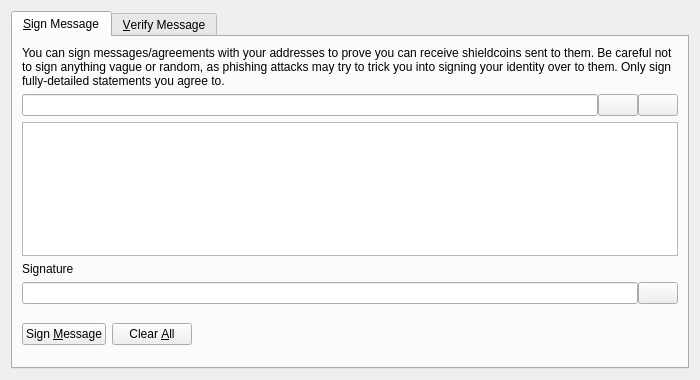
<?xml version="1.0" encoding="UTF-8"?>
<ui version="4.0">
 <class>SignVerifyMessageDialog</class>
 <widget class="QDialog" name="SignVerifyMessageDialog">
  <property name="geometry">
   <rect>
    <x>0</x>
    <y>0</y>
    <width>700</width>
    <height>380</height>
   </rect>
  </property>
  <property name="windowTitle">
   <string>Signatures - Sign / Verify a Message</string>
  </property>
  <property name="modal">
   <bool>true</bool>
  </property>
  <layout class="QVBoxLayout" name="verticalLayout">
   <item>
    <widget class="QTabWidget" name="tabWidget">
     <property name="currentIndex">
      <number>0</number>
     </property>
     <widget class="QWidget" name="tabSignMessage">
      <attribute name="title">
       <string>&amp;Sign Message</string>
      </attribute>
      <layout class="QVBoxLayout" name="verticalLayout_SM">
       <item>
        <widget class="QLabel" name="infoLabel_SM">
         <property name="text">
          <string>You can sign messages/agreements with your addresses to prove you can receive shieldcoins sent to them. Be careful not to sign anything vague or random, as phishing attacks may try to trick you into signing your identity over to them. Only sign fully-detailed statements you agree to.</string>
         </property>
         <property name="textFormat">
          <enum>Qt::PlainText</enum>
         </property>
         <property name="wordWrap">
          <bool>true</bool>
         </property>
        </widget>
       </item>
       <item>
        <layout class="QHBoxLayout" name="horizontalLayout_1_SM">
         <property name="spacing">
          <number>0</number>
         </property>
         <item>
          <widget class="QValidatedLineEdit" name="addressIn_SM">
           <property name="toolTip">
            <string>The Shieldcoin address to sign the message with</string>
           </property>
          </widget>
         </item>
         <item>
          <widget class="QPushButton" name="addressBookButton_SM">
           <property name="toolTip">
            <string>Choose previously used address</string>
           </property>
           <property name="text">
            <string/>
           </property>
           <property name="icon">
            <iconset resource="../bitcoin.qrc">
             <normaloff>:/icons/address-book</normaloff>:/icons/address-book</iconset>
           </property>
           <property name="shortcut">
            <string>Alt+A</string>
           </property>
           <property name="autoDefault">
            <bool>false</bool>
           </property>
          </widget>
         </item>
         <item>
          <widget class="QPushButton" name="pasteButton_SM">
           <property name="toolTip">
            <string>Paste address from clipboard</string>
           </property>
           <property name="text">
            <string/>
           </property>
           <property name="icon">
            <iconset resource="../bitcoin.qrc">
             <normaloff>:/icons/editpaste</normaloff>:/icons/editpaste</iconset>
           </property>
           <property name="shortcut">
            <string>Alt+P</string>
           </property>
           <property name="autoDefault">
            <bool>false</bool>
           </property>
          </widget>
         </item>
        </layout>
       </item>
       <item>
        <widget class="QPlainTextEdit" name="messageIn_SM">
         <property name="toolTip">
          <string>Enter the message you want to sign here</string>
         </property>
        </widget>
       </item>
       <item>
        <widget class="QLabel" name="signatureLabel_SM">
         <property name="text">
          <string>Signature</string>
         </property>
         <property name="textFormat">
          <enum>Qt::PlainText</enum>
         </property>
        </widget>
       </item>
       <item>
        <layout class="QHBoxLayout" name="horizontalLayout_2_SM">
         <property name="spacing">
          <number>0</number>
         </property>
         <item>
          <widget class="QLineEdit" name="signatureOut_SM">
           <property name="font">
            <font>
             <italic>true</italic>
            </font>
           </property>
           <property name="readOnly">
            <bool>true</bool>
           </property>
          </widget>
         </item>
         <item>
          <widget class="QPushButton" name="copySignatureButton_SM">
           <property name="toolTip">
            <string>Copy the current signature to the system clipboard</string>
           </property>
           <property name="text">
            <string/>
           </property>
           <property name="icon">
            <iconset resource="../bitcoin.qrc">
             <normaloff>:/icons/editcopy</normaloff>:/icons/editcopy</iconset>
           </property>
           <property name="autoDefault">
            <bool>false</bool>
           </property>
          </widget>
         </item>
        </layout>
       </item>
       <item>
        <layout class="QHBoxLayout" name="horizontalLayout_3_SM">
         <item>
          <widget class="QPushButton" name="signMessageButton_SM">
           <property name="toolTip">
            <string>Sign the message to prove you own this Shieldcoin address</string>
           </property>
           <property name="text">
            <string>Sign &amp;Message</string>
           </property>
           <property name="icon">
            <iconset resource="../bitcoin.qrc">
             <normaloff>:/icons/edit</normaloff>:/icons/edit</iconset>
           </property>
           <property name="autoDefault">
            <bool>false</bool>
           </property>
          </widget>
         </item>
         <item>
          <widget class="QPushButton" name="clearButton_SM">
           <property name="toolTip">
            <string>Reset all sign message fields</string>
           </property>
           <property name="text">
            <string>Clear &amp;All</string>
           </property>
           <property name="icon">
            <iconset resource="../bitcoin.qrc">
             <normaloff>:/icons/remove</normaloff>:/icons/remove</iconset>
           </property>
           <property name="autoDefault">
            <bool>false</bool>
           </property>
          </widget>
         </item>
         <item>
          <spacer name="horizontalSpacer_1_SM">
           <property name="orientation">
            <enum>Qt::Horizontal</enum>
           </property>
           <property name="sizeHint" stdset="0">
            <size>
             <width>40</width>
             <height>48</height>
            </size>
           </property>
          </spacer>
         </item>
         <item>
          <widget class="QLabel" name="statusLabel_SM">
           <property name="font">
            <font>
             <weight>75</weight>
             <bold>true</bold>
            </font>
           </property>
           <property name="text">
            <string/>
           </property>
           <property name="wordWrap">
            <bool>true</bool>
           </property>
          </widget>
         </item>
         <item>
          <spacer name="horizontalSpacer_2_SM">
           <property name="orientation">
            <enum>Qt::Horizontal</enum>
           </property>
           <property name="sizeHint" stdset="0">
            <size>
             <width>40</width>
             <height>48</height>
            </size>
           </property>
          </spacer>
         </item>
        </layout>
       </item>
      </layout>
     </widget>
     <widget class="QWidget" name="tabVerifyMessage">
      <attribute name="title">
       <string>&amp;Verify Message</string>
      </attribute>
      <layout class="QVBoxLayout" name="verticalLayout_VM">
       <item>
        <widget class="QLabel" name="infoLabel_VM">
         <property name="text">
          <string>Enter the receiver's address, message (ensure you copy line breaks, spaces, tabs, etc. exactly) and signature below to verify the message. Be careful not to read more into the signature than what is in the signed message itself, to avoid being tricked by a man-in-the-middle attack. Note that this only proves the signing party receives with the address, it cannot prove sendership of any transaction!</string>
         </property>
         <property name="textFormat">
          <enum>Qt::PlainText</enum>
         </property>
         <property name="alignment">
          <set>Qt::AlignLeading|Qt::AlignLeft|Qt::AlignTop</set>
         </property>
         <property name="wordWrap">
          <bool>true</bool>
         </property>
        </widget>
       </item>
       <item>
        <layout class="QHBoxLayout" name="horizontalLayout_1_VM">
         <property name="spacing">
          <number>0</number>
         </property>
         <item>
          <widget class="QValidatedLineEdit" name="addressIn_VM">
           <property name="toolTip">
            <string>The Shieldcoin address the message was signed with</string>
           </property>
          </widget>
         </item>
         <item>
          <widget class="QPushButton" name="addressBookButton_VM">
           <property name="toolTip">
            <string>Choose previously used address</string>
           </property>
           <property name="text">
            <string/>
           </property>
           <property name="icon">
            <iconset resource="../bitcoin.qrc">
             <normaloff>:/icons/address-book</normaloff>:/icons/address-book</iconset>
           </property>
           <property name="shortcut">
            <string>Alt+A</string>
           </property>
           <property name="autoDefault">
            <bool>false</bool>
           </property>
          </widget>
         </item>
        </layout>
       </item>
       <item>
        <widget class="QPlainTextEdit" name="messageIn_VM"/>
       </item>
       <item>
        <widget class="QValidatedLineEdit" name="signatureIn_VM"/>
       </item>
       <item>
        <layout class="QHBoxLayout" name="horizontalLayout_2_VM">
         <item>
          <widget class="QPushButton" name="verifyMessageButton_VM">
           <property name="toolTip">
            <string>Verify the message to ensure it was signed with the specified Shieldcoin address</string>
           </property>
           <property name="text">
            <string>Verify &amp;Message</string>
           </property>
           <property name="icon">
            <iconset resource="../bitcoin.qrc">
             <normaloff>:/icons/transaction_0</normaloff>:/icons/transaction_0</iconset>
           </property>
           <property name="autoDefault">
            <bool>false</bool>
           </property>
          </widget>
         </item>
         <item>
          <widget class="QPushButton" name="clearButton_VM">
           <property name="toolTip">
            <string>Reset all verify message fields</string>
           </property>
           <property name="text">
            <string>Clear &amp;All</string>
           </property>
           <property name="icon">
            <iconset resource="../bitcoin.qrc">
             <normaloff>:/icons/remove</normaloff>:/icons/remove</iconset>
           </property>
           <property name="autoDefault">
            <bool>false</bool>
           </property>
          </widget>
         </item>
         <item>
          <spacer name="horizontalSpacer_1_VM">
           <property name="orientation">
            <enum>Qt::Horizontal</enum>
           </property>
           <property name="sizeHint" stdset="0">
            <size>
             <width>40</width>
             <height>48</height>
            </size>
           </property>
          </spacer>
         </item>
         <item>
          <widget class="QLabel" name="statusLabel_VM">
           <property name="font">
            <font>
             <weight>75</weight>
             <bold>true</bold>
            </font>
           </property>
           <property name="text">
            <string/>
           </property>
           <property name="wordWrap">
            <bool>true</bool>
           </property>
          </widget>
         </item>
         <item>
          <spacer name="horizontalSpacer_2_VM">
           <property name="orientation">
            <enum>Qt::Horizontal</enum>
           </property>
           <property name="sizeHint" stdset="0">
            <size>
             <width>40</width>
             <height>48</height>
            </size>
           </property>
          </spacer>
         </item>
        </layout>
       </item>
      </layout>
     </widget>
    </widget>
   </item>
  </layout>
 </widget>
 <customwidgets>
  <customwidget>
   <class>QValidatedLineEdit</class>
   <extends>QLineEdit</extends>
   <header>qt/qvalidatedlineedit.h</header>
  </customwidget>
 </customwidgets>
 <resources>
  <include location="../bitcoin.qrc"/>
 </resources>
 <connections/>
</ui>
